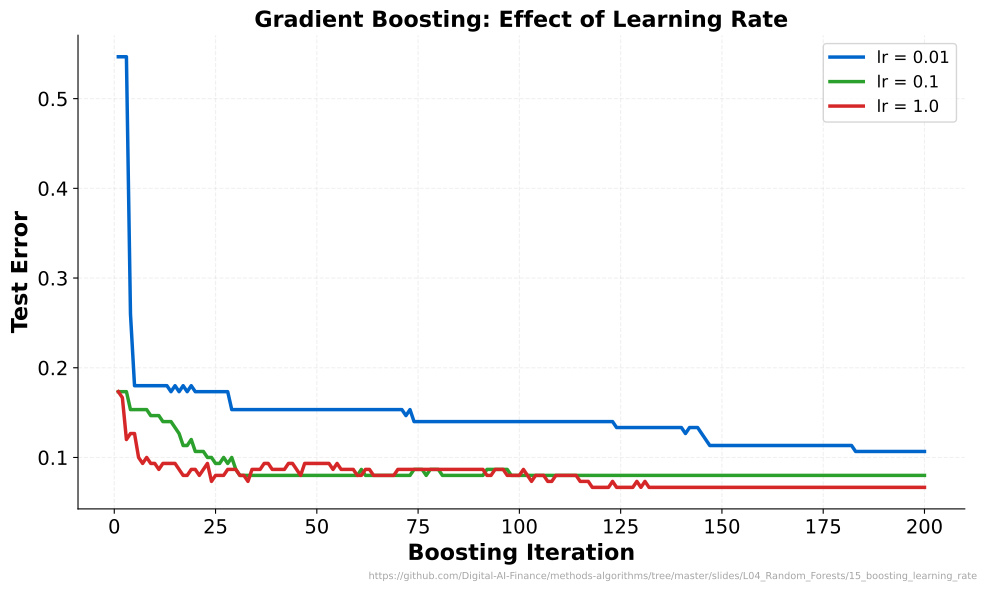

Recreate this plot in Python.
"""Boosting Learning Rate - Effect of learning rate on convergence"""
import matplotlib.pyplot as plt
import numpy as np
from sklearn.ensemble import GradientBoostingClassifier
from sklearn.metrics import accuracy_score
from sklearn.datasets import make_classification
from sklearn.model_selection import train_test_split
from pathlib import Path
import sys
sys.path.insert(0, str(Path(__file__).resolve().parents[3] / 'templates'))
from chart_style import apply_style, COLORS, MLPURPLE, MLBLUE, MLORANGE, MLGREEN, MLRED, MLLAVENDER
apply_style()

CHART_METADATA = {
    'title': 'Gradient Boosting: Effect of Learning Rate',
    'description': 'Test error convergence for different learning rates',
    'url': 'https://github.com/Digital-AI-Finance/methods-algorithms/tree/master/slides/L04_Random_Forests/15_boosting_learning_rate'
}


# Generate dataset
X, y = make_classification(n_samples=500, n_features=10, n_informative=5, random_state=42)
X_train, X_test, y_train, y_test = train_test_split(X, y, test_size=0.3, random_state=42)

learning_rates = [0.01, 0.1, 1.0]
colors = [MLBLUE, MLGREEN, MLRED]

fig, ax = plt.subplots(figsize=(10, 6))

for lr, color in zip(learning_rates, colors):
    gbc = GradientBoostingClassifier(n_estimators=200, learning_rate=lr, max_depth=3, random_state=42)
    gbc.fit(X_train, y_train)
    test_errors = [1 - accuracy_score(y_test, pred) for pred in gbc.staged_predict(X_test)]
    iterations = np.arange(1, len(test_errors) + 1)
    ax.plot(iterations, test_errors, color=color, linewidth=2.5, label=f'lr = {lr}')

ax.set_xlabel('Boosting Iteration', fontweight='bold')
ax.set_ylabel('Test Error', fontweight='bold')
ax.set_title('Gradient Boosting: Effect of Learning Rate', fontsize=16, fontweight='bold')
ax.legend(loc='upper right', fontsize=12)
ax.grid(True, alpha=0.3)

plt.figtext(0.99, 0.01, CHART_METADATA['url'],
            fontsize=7, color='gray', ha='right', va='bottom', alpha=0.7)

plt.tight_layout()
plt.savefig(Path(__file__).parent / 'chart.pdf', dpi=300, bbox_inches='tight', facecolor='white')
plt.close()
print("Chart saved: 15_boosting_learning_rate/chart.pdf")
